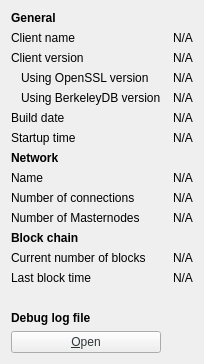
     <widget class="QWidget" name="tab_info">
      <attribute name="title">
       <string>&amp;Information</string>
      </attribute>
      <layout class="QGridLayout" name="gridLayout" columnstretch="0,0">
       <property name="horizontalSpacing">
        <number>12</number>
       </property>
       <item row="0" column="0">
        <widget class="QLabel" name="generalHeader">
         <property name="font">
          <font>
           <weight>75</weight>
           <bold>true</bold>
          </font>
         </property>
         <property name="text">
          <string>General</string>
         </property>
        </widget>
       </item>
       <item row="1" column="0">
        <widget class="QLabel" name="clientNameLabel">
         <property name="text">
          <string>Client name</string>
         </property>
        </widget>
       </item>
       <item row="1" column="1">
        <widget class="QLabel" name="clientName">
         <property name="cursor">
          <cursorShape>IBeamCursor</cursorShape>
         </property>
         <property name="text">
          <string>N/A</string>
         </property>
         <property name="textFormat">
          <enum>Qt::PlainText</enum>
         </property>
         <property name="textInteractionFlags">
          <set>Qt::LinksAccessibleByMouse|Qt::TextSelectableByKeyboard|Qt::TextSelectableByMouse</set>
         </property>
        </widget>
       </item>
       <item row="2" column="0">
        <widget class="QLabel" name="clientVersionLabel">
         <property name="text">
          <string>Client version</string>
         </property>
        </widget>
       </item>
       <item row="2" column="1">
        <widget class="QLabel" name="clientVersion">
         <property name="cursor">
          <cursorShape>IBeamCursor</cursorShape>
         </property>
         <property name="text">
          <string>N/A</string>
         </property>
         <property name="textFormat">
          <enum>Qt::PlainText</enum>
         </property>
         <property name="textInteractionFlags">
          <set>Qt::LinksAccessibleByMouse|Qt::TextSelectableByKeyboard|Qt::TextSelectableByMouse</set>
         </property>
        </widget>
       </item>
       <item row="3" column="0">
        <widget class="QLabel" name="openSSLVersionLabel">
         <property name="text">
          <string>Using OpenSSL version</string>
         </property>
         <property name="indent">
          <number>10</number>
         </property>
        </widget>
       </item>
       <item row="3" column="1">
        <widget class="QLabel" name="openSSLVersion">
         <property name="cursor">
          <cursorShape>IBeamCursor</cursorShape>
         </property>
         <property name="text">
          <string>N/A</string>
         </property>
         <property name="textFormat">
          <enum>Qt::PlainText</enum>
         </property>
         <property name="textInteractionFlags">
          <set>Qt::LinksAccessibleByMouse|Qt::TextSelectableByKeyboard|Qt::TextSelectableByMouse</set>
         </property>
        </widget>
       </item>
       <item row="4" column="0">
        <widget class="QLabel" name="berkeleyDBVersionLabel">
         <property name="text">
          <string>Using BerkeleyDB version</string>
         </property>
         <property name="indent">
          <number>10</number>
         </property>
        </widget>
       </item>
       <item row="4" column="1">
        <widget class="QLabel" name="berkeleyDBVersion">
         <property name="cursor">
          <cursorShape>IBeamCursor</cursorShape>
         </property>
         <property name="text">
          <string>N/A</string>
         </property>
         <property name="textFormat">
          <enum>Qt::PlainText</enum>
         </property>
         <property name="textInteractionFlags">
          <set>Qt::LinksAccessibleByMouse|Qt::TextSelectableByKeyboard|Qt::TextSelectableByMouse</set>
         </property>
        </widget>
       </item>
       <item row="5" column="0">
        <widget class="QLabel" name="buildDateLabel">
         <property name="text">
          <string>Build date</string>
         </property>
        </widget>
       </item>
       <item row="5" column="1">
        <widget class="QLabel" name="buildDate">
         <property name="cursor">
          <cursorShape>IBeamCursor</cursorShape>
         </property>
         <property name="text">
          <string>N/A</string>
         </property>
         <property name="textFormat">
          <enum>Qt::PlainText</enum>
         </property>
         <property name="textInteractionFlags">
          <set>Qt::LinksAccessibleByMouse|Qt::TextSelectableByKeyboard|Qt::TextSelectableByMouse</set>
         </property>
        </widget>
       </item>
       <item row="6" column="0">
        <widget class="QLabel" name="startupTimeLabel">
         <property name="text">
          <string>Startup time</string>
         </property>
        </widget>
       </item>
       <item row="6" column="1">
        <widget class="QLabel" name="startupTime">
         <property name="cursor">
          <cursorShape>IBeamCursor</cursorShape>
         </property>
         <property name="text">
          <string>N/A</string>
         </property>
         <property name="textFormat">
          <enum>Qt::PlainText</enum>
         </property>
         <property name="textInteractionFlags">
          <set>Qt::LinksAccessibleByMouse|Qt::TextSelectableByKeyboard|Qt::TextSelectableByMouse</set>
         </property>
        </widget>
       </item>
       <item row="7" column="0">
        <widget class="QLabel" name="networkHeader">
         <property name="font">
          <font>
           <weight>75</weight>
           <bold>true</bold>
          </font>
         </property>
         <property name="text">
          <string>Network</string>
         </property>
        </widget>
       </item>
       <item row="8" column="0">
        <widget class="QLabel" name="networkNameLabel">
         <property name="text">
          <string>Name</string>
         </property>
        </widget>
       </item>
       <item row="8" column="1">
        <widget class="QLabel" name="networkName">
         <property name="cursor">
          <cursorShape>IBeamCursor</cursorShape>
         </property>
         <property name="text">
          <string>N/A</string>
         </property>
         <property name="textFormat">
          <enum>Qt::PlainText</enum>
         </property>
         <property name="textInteractionFlags">
          <set>Qt::LinksAccessibleByMouse|Qt::TextSelectableByKeyboard|Qt::TextSelectableByMouse</set>
         </property>
        </widget>
       </item>
       <item row="9" column="0">
        <widget class="QLabel" name="numberOfConnectionsLabel">
         <property name="text">
          <string>Number of connections</string>
         </property>
        </widget>
       </item>
       <item row="9" column="1">
        <widget class="QLabel" name="numberOfConnections">
         <property name="cursor">
          <cursorShape>IBeamCursor</cursorShape>
         </property>
         <property name="text">
          <string>N/A</string>
         </property>
         <property name="textFormat">
          <enum>Qt::PlainText</enum>
         </property>
         <property name="textInteractionFlags">
          <set>Qt::LinksAccessibleByMouse|Qt::TextSelectableByKeyboard|Qt::TextSelectableByMouse</set>
         </property>
        </widget>
       </item>
       <item row="10" column="0">
        <widget class="QLabel" name="masternodeCountLabel">
         <property name="text">
          <string>Number of Masternodes</string>
         </property>
        </widget>
       </item>
       <item row="10" column="1">
        <widget class="QLabel" name="masternodeCount">
         <property name="cursor">
          <cursorShape>IBeamCursor</cursorShape>
         </property>
         <property name="text">
          <string>N/A</string>
         </property>
         <property name="textFormat">
          <enum>Qt::PlainText</enum>
         </property>
         <property name="textInteractionFlags">
          <set>Qt::LinksAccessibleByMouse|Qt::TextSelectableByKeyboard|Qt::TextSelectableByMouse</set>
         </property>
        </widget>
       </item>
       <item row="11" column="0">
        <widget class="QLabel" name="blockchainHeader">
         <property name="font">
          <font>
           <weight>75</weight>
           <bold>true</bold>
          </font>
         </property>
         <property name="text">
          <string>Block chain</string>
         </property>
        </widget>
       </item>
       <item row="12" column="0">
        <widget class="QLabel" name="numberOfBlocksLabel">
         <property name="text">
          <string>Current number of blocks</string>
         </property>
        </widget>
       </item>
       <item row="12" column="1">
        <widget class="QLabel" name="numberOfBlocks">
         <property name="cursor">
          <cursorShape>IBeamCursor</cursorShape>
         </property>
         <property name="text">
          <string>N/A</string>
         </property>
         <property name="textFormat">
          <enum>Qt::PlainText</enum>
         </property>
         <property name="textInteractionFlags">
          <set>Qt::LinksAccessibleByMouse|Qt::TextSelectableByKeyboard|Qt::TextSelectableByMouse</set>
         </property>
        </widget>
       </item>
       <item row="13" column="0">
        <widget class="QLabel" name="lastBlockTimeLabel">
         <property name="text">
          <string>Last block time</string>
         </property>
        </widget>
       </item>
       <item row="13" column="1">
        <widget class="QLabel" name="lastBlockTime">
         <property name="cursor">
          <cursorShape>IBeamCursor</cursorShape>
         </property>
         <property name="text">
          <string>N/A</string>
         </property>
         <property name="textFormat">
          <enum>Qt::PlainText</enum>
         </property>
         <property name="textInteractionFlags">
          <set>Qt::LinksAccessibleByMouse|Qt::TextSelectableByKeyboard|Qt::TextSelectableByMouse</set>
         </property>
        </widget>
       </item>
       <item row="14" column="0">
        <spacer name="verticalSpacer_2">
         <property name="orientation">
          <enum>Qt::Vertical</enum>
         </property>
         <property name="sizeHint" stdset="0">
          <size>
           <width>20</width>
           <height>20</height>
          </size>
         </property>
        </spacer>
       </item>
       <item row="15" column="0">
        <widget class="QLabel" name="debugLogFileHeader">
         <property name="font">
          <font>
           <weight>75</weight>
           <bold>true</bold>
          </font>
         </property>
         <property name="text">
          <string>Debug log file</string>
         </property>
        </widget>
       </item>
       <item row="16" column="0">
        <widget class="QPushButton" name="openDebugLogfileButton">
         <property name="toolTip">
          <string>Open the XVGDG debug log file from the current data directory. This can take a few seconds for large log files.</string>
         </property>
         <property name="styleSheet">
          <string notr="true">color: rgb(46, 52, 54);</string>
         </property>
         <property name="text">
          <string>&amp;Open</string>
         </property>
         <property name="autoDefault">
          <bool>false</bool>
         </property>
        </widget>
       </item>
      </layout>
     </widget>
